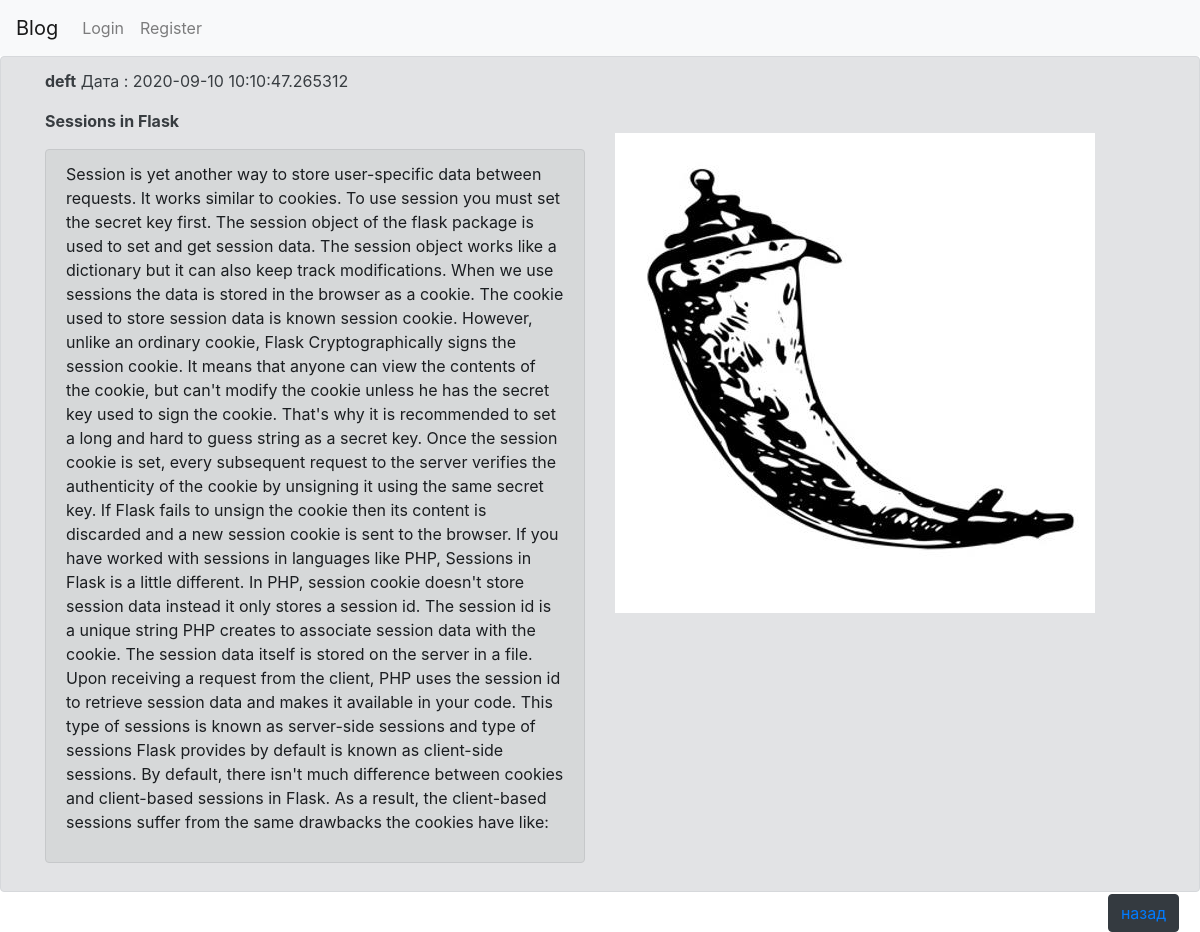
Screenshot of /show?id=14 with the database file from the repository.
### app.py (models this page shows, shortened)
class Article(db.Model):
    __tablename__ = 'articl'
    id=db.Column(db.Integer,primary_key=True)
    Authors=db.Column(db.String(50), nullable = False)
    Header=db.Column(db.String(300), nullable = False)
    content = db.Column(db.String(1500), nullable = False)
    img1=db.Column(db.String(248), nullable=True)
    creationData=db.Column(db.DateTime,default=datetime.now())

### app.py (the view)
@app.route('/show', methods=['GET'])
def show():
    artId = request.args.get('id')
    text = Article.query.filter_by(id=artId).first()
    return render_template('show.html',art=text)

### templates/show.html (shortened to what this page needs)
{% extends "base.html" %}
{% block content %}
<div class="alert alert-secondary">
<div class="container">
<div class="row">
  <div class="col-12">
       <b>{{ art.Authors}}</b>  Дата : {{art.creationData}}</p>
       <strong>{{art.Header}}</strong>
    </div>
</div>
</div>
<div class="container">
<div class="row">
     <div class="col-12 col-sm-12 col-md-6 col-lg-6 col-xl-6">
          <p><div class="alert alert-dark" role="alert">{{art.content}}</p> </div>
         </div> <div class="col-12 col-sm-12 col-md-6 col-lg-6 col-xl-6">
             <img src="/static/images/{{art.img1}}">
             </div>
            </div>
        </div>
             <button type="button" class="btn btn-dark float-right" style="margin-top: 15px;"  ><a href="\">назад</a></button>
    {% endblock %}

### rows the page displays
Article: Authors "deft", creationData "2020-09-10 10:10:47.265312", Header "Sessions in Flask", content "Session is yet another way to store user-specific data between requests. It works similar to cookies. To use session you must set the secret key first. The session object of the flask package is used to set and get session data. The session object works like a dictionary but it can also keep track modifications. When we use sessions the data is stored in the browser as a cookie. The cookie used to store session data is known session cookie. However, unlike an ordinary cookie, Flask Cryptographically signs the session cookie. It means that anyone can view the contents of the cookie, but can't modify the cookie unless he has the secret key used to sign the cookie. That's why it is recommended…", img1 (picture)
